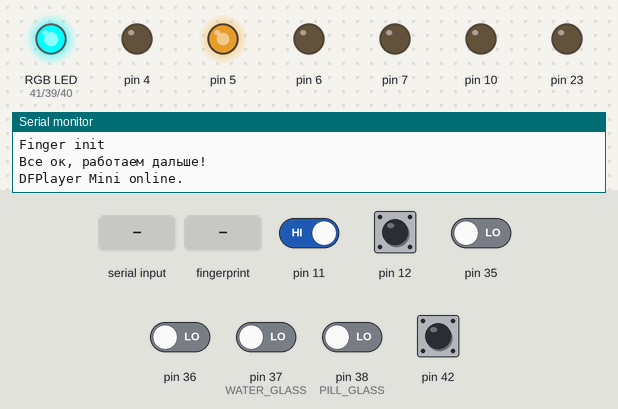
This sketch was run on a simulated Arduino Mega 2560, built with avr-gcc and run on an emulated ATmega2560. On the bench: an RGB LED mixed from three pins (HIGH = lit), output pins drawn as LEDs (lit = HIGH), the last lines printed to the serial monitor. The inputs (shaded band) are chosen by the test bench; at power-on: pin 11, pin 12, pin 42 HIGH, pin 35, pin 36, pin 37 (WATER_GLASS), pin 38 (PILL_GLASS) LOW. Dim RGB values are drawn brighter than linear; the audio player accepts every command and is not drawn.

Above: at 2.3 s.
2.4 s: pin 36 driven HIGH
At 3.6 s:
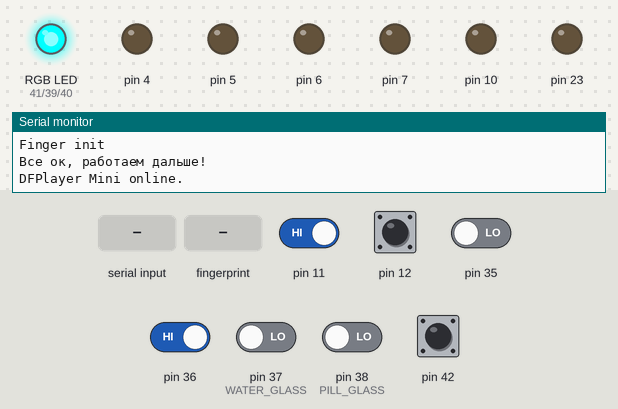
3.9 s: "L90\n" received over Serial
At 5.4 s:
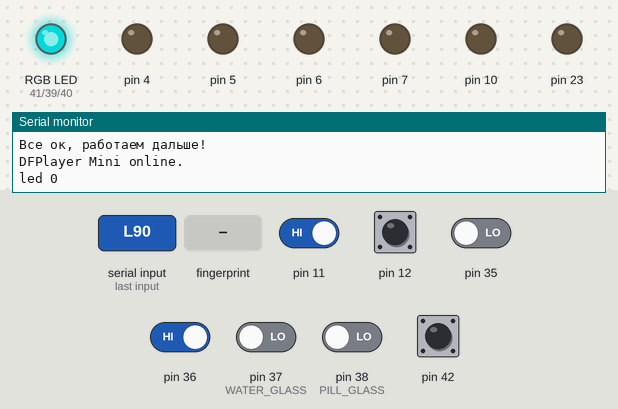
6.9 s: pin 12 pulled LOW for 0.15 s
At 8.3 s:
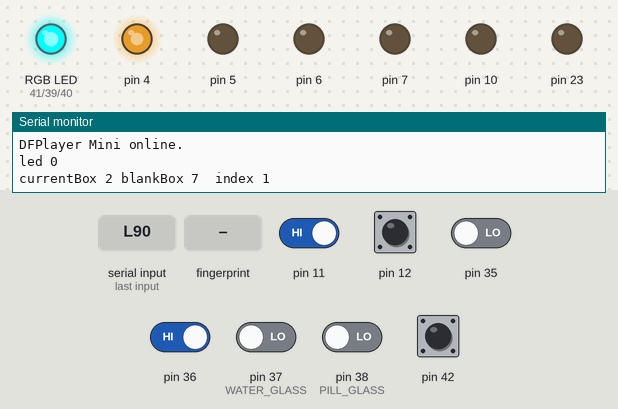
9.0 s: pin 42 pulled LOW for 0.15 s
At 10.8 s:
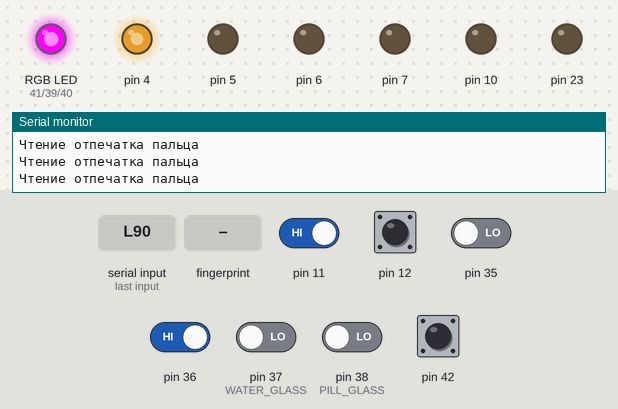
11.1 s: finger stored as number 1 placed on the sensor
At 13.9 s:
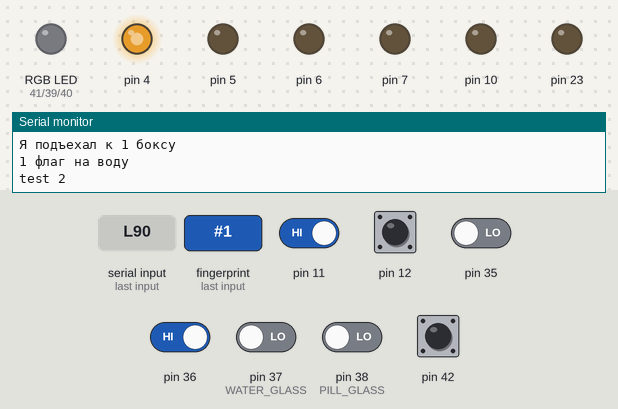
14.1 s: pin 11 driven LOW and pin 42 driven LOW
At 18.5 s:
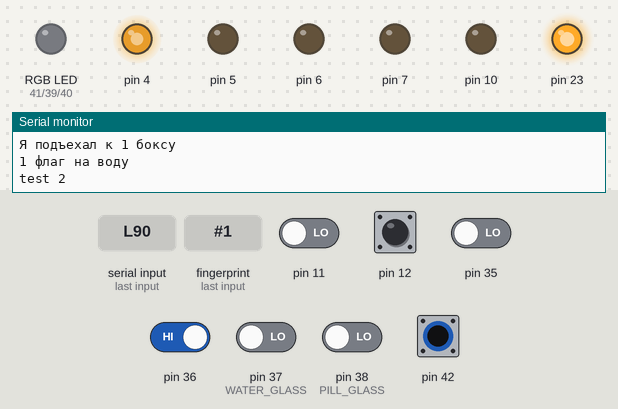
Timing chart, 0 to 35.1 s (numbered marks = the images above; inputs shaded):
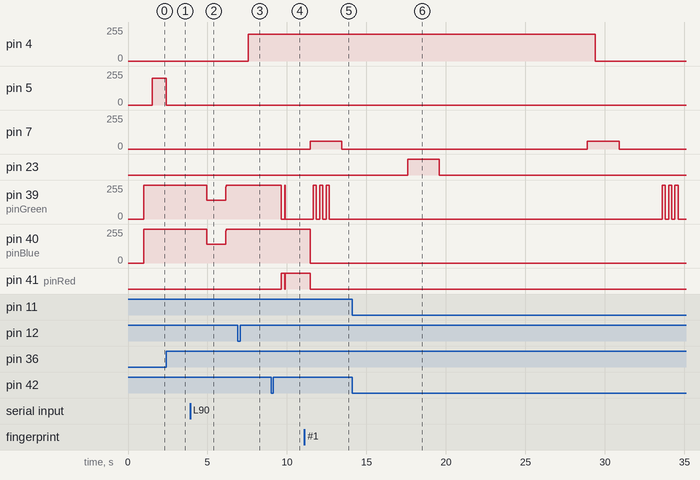

Measured:
- after the input at 2.4 s, pin 5: 200/255 → 0/255 at once
- after the input at 3.9 s, pin 39 (pinGreen), pin 40 (pinBlue): 255/255 → 140/255 after 1.0 s, → 255/255 1.2 s later
- after the input at 6.9 s, pin 4: 0/255 → 200/255 after 0.65 s
- after the input at 9.0 s, pin 39 (pinGreen): 255/255 → 0/255 after 0.65 s; pin 41 (pinRed): LOW → HIGH after 0.65 s, → LOW 0.20 s later, → HIGH 0.03 s later
- after the input at 11.1 s, pin 7: 0/255 → 60/255 after 0.36 s, → 0/255 2.0 s later; pin 39 (pinGreen): alternates 255/255 for 0.20 s and 0/255 for 0.20 s, 6 changes in all, then stays 0/255, starting after 0.55 s; pin 40 (pinBlue): 255/255 → 0/255 after 0.35 s; pin 41 (pinRed): HIGH → LOW after 0.35 s
- after the input at 14.1 s, pin 4: 200/255 → 0/255 after 15.3 s; pin 7: 0/255 → 60/255 after 14.8 s, → 0/255 2.0 s later; pin 23: LOW → HIGH after 3.5 s, → LOW 2.0 s later; pin 39 (pinGreen): alternates 255/255 for 0.20 s and 0/255 for 0.20 s, starting after 19.5 s; pin 40 (pinBlue): stops changing and stays 0/255

The sketch:

Proogramm_1.ino
```cpp
#include <Arduino.h>
#include <Servo.h>
Servo zip;

#include "defs.h"

// Подключаем mp3 плеер
#include "DFRobotDFPlayerMini.h"
DFRobotDFPlayerMini myDFPlayer;


// Подключение моторов
#include "MMotor.h"
MMotor baraban(BARABAN);
MMotor boxMotor(CASSETTE);
MMotor water(WATER);

// Подключаем кнопки
#include "GyverButton.h"
GButton mainBtn(42);     // Основная кнопка
GButton ROTATE_BTN(12);  // Кнопка поворота

// Подключение подсветки
#include "LED.h"
LED MainLED;  // Светодиоды главной кнопки

// Подключение датчика отпечатка пальца
#include "Finger.h"
Finger finger(&MainLED);

int currentID;

int value = 0, mode = 0, currentBox = 1, targetBox = 1, blankBox;
bool defaultColor = true, Ispour = false, clickFlag = false;
unsigned long defaultColorTimer, timer, waitTime, hueta, happyTime;

bool isWater = false, swWater = false, flagOK = false, giveWater = false;
bool isOther = false, pourAddedPills = false, withoutWater = false;
bool happyEnd = false, needZIP = false;

void GivePills(int index, bool secondCall = false, bool pourWater = true) {
  if (targetBox != index) {
    targetBox = index;
    baraban.rotate(index);
  } else secondCall = true;

  if (secondCall) {
    Ispour = false;

    if (pourWater) isWater = true;
    else isWater = false;
    Serial.println("Я подъехал к " + String(index) + " боксу");
    boxMotor.supply();
    hueta = millis();
    Serial.println(String(isWater) + " флаг на воду");
    boxMotor.setState_int(0);
  }
}
void getPills(bool flag = true) {
  if (!isPillGlass()) {
    myDFPlayer.playMp3Folder(NotGlassP);
    while (true) {
      digitalWrite(10, 1);
      if (isPillGlass()) break;
    }
    digitalWrite(10, 0);
  }
  needZIP = false;
  if (flag) {
    switch (mode) {
      case 1: GivePills(1); break;
      case 2: GivePills(2); break;
      case 3: GivePills(3); break;
    }
  } else {
    needZIP = true;
    GivePills(1, false, false);
  }
}

void endPills(bool IS_zip) {
  if (IS_zip) {
    zip.attach(ZIP_PIN);
    for (int i = ANGLE_UP; i > ANGLE_DOWN; --i){
      zip.write(i);
      delay(10);
    }
    for (int i = ANGLE_DOWN; i < ANGLE_UP; ++i){
      zip.write(i);
      delay(10);
    }
    zip.detach();
  }
  MainLED.blink(GREEN, true);
  // Возьмите стакан с зоны выдачи таблеток
  myDFPlayer.playMp3Folder(TakeGlassP);
  delay(4000);
  MainLED.off(true);
}


void setup() {
    Serial.begin(115200);

    MainLED.begin();
    pinMode(10, OUTPUT);
    finger.init();
    player_setup();

    water.begin();
    baraban.begin();
    boxMotor.begin();
  //  boxMotor.home();
    baraban.home();
}

void yield() {
  MainLED.tick();
}

void loop() {
  MainLED.tick();
  finger.scan();

  mainBtn.tick();
  ROTATE_BTN.tick();

  baraban.tick();
  boxMotor.tick();
  water.tick();

  if (defaultColor) MainLED.setColor(CYAN);

  currentID = finger.getID();

  if (currentID == 255) {
    myDFPlayer.playMp3Folder(UserWrong);
    finger.clearID();
  } else if (currentID == mode && clickFlag) {
    clickFlag = false;
    Serial.println(String(currentID) + "\t\t" + String(mode));
    getPills();
    finger.clearID();
  }
  if (pourAddedPills) {
    pourAddedPills = false;
    Ispour = true;
    getPills(false);
  }
  if (happyEnd) {
    happyEnd = false;
    endPills(needZIP);
  }

  if (baraban.getState() && Ispour) {
    if (!withoutWater) GivePills(targetBox, true);
    else GivePills(targetBox, true, false);
  }
  if (boxMotor.getState_int() == 1 && isWater) {
    isWater = false;
    Serial.println("test " + String(millis() - hueta));
    giveWater = true;
    boxMotor.setState_int(0);
  }

  if (boxMotor.getState_int() == 10 && giveWater) {
    giveWater = false;
    getWater();
    boxMotor.setState_int(0);
  }

  if (isOther) addedPills();

  if (Serial.available()) {
      String b = (String)Serial.readString();
      String command = b.substring(2, b.length()-1);

      if (b[0] == 'R') {
          Serial.print("rotate ");
          Serial.println(command);
          baraban.rotate(command.toInt());
      }
      if (b[0] == 'B') {
          Serial.print("get blank ");
          Serial.println(command);
          baraban.getBox(command.toInt());
      }
      if (b[0] == 'P') {
          Serial.print("take pills ");
          Serial.println(command);
          boxMotor.supply(command.toInt());
      }
      if (b[0] == 'L') {
          Serial.print("led ");
          if (command == "1") MainLED.blink(RED);
          if (command == "2") MainLED.setColor(BLUE);
          if (command == "3") MainLED.setColor(PURPLE);
          if (command == "4") MainLED.setColor(CYAN);
          if (command == "5") MainLED.setColor(WHITE);
          if (command == "6") MainLED.blink(GREEN);
          if (command == "0") MainLED.blink(None);
          Serial.println(command);
      }
      if (b[0] == 'F') {
          Serial.print("Finger " + String(command));
          if (command == "1") finger.setEvent(READ);
          if (command == "2") finger.setEvent(WRITE);
          if (command == "3") finger.setEvent(CLEAR);
      }
      if (b[0] == 'G') {
        Serial.println("Give pill of box " + String(command));
        GivePills(command.toInt());
        Ispour = true;
      }
  }

  if (mainBtn.isSingle()) {
    MainLED.setColor(PURPLE);
    delay(200);
    MainLED.setColor(CYAN);
    if (++mode > 3) mode = 1;
    Ispour = true;
    clickFlag = true;
    switch (mode) {
      case 1: myDFPlayer.playMp3Folder(Users1); break;
      case 2: myDFPlayer.playMp3Folder(Users2); break;
      case 3: myDFPlayer.playMp3Folder(Users3); break;
    }
    defaultColor = false;
    finger.setEvent(READ, mode);
  }
  if (mainBtn.isTriple()) {  // Запись отпечатка
    MainLED.blink(BLUE);
    defaultColor = false;
    finger.setEvent(WRITE);
  }
  if (mainBtn.isStep()) {    // Очистка базы данных
    value++;
    Serial.println(value);
    if (value == 10) {
      value = 0;
      finger.setEvent(CLEAR);
      defaultColor = false;
    }
  }


  if (ROTATE_BTN.isSingle()) baraban.switchBox(true);
  if (ROTATE_BTN.isDouble()) baraban.switchBox(false);
  if (ROTATE_BTN.isStep()) {
    value++;
    Serial.println(value);
    if (value == 5) {
      value = 0;
      boxMotor.fixStop();
    }
  }


}

void getWater() {
  bool SWW = false;
  // Если вам нужна вода, то нажмите на кнопку пока она мигает
  myDFPlayer.playMp3Folder(NeedWater);
  delay(4000);
  timer = millis();
  waitTime = millis();
  while (true) {
    if (millis() - waitTime > 400) {
      SWW = !SWW;
      waitTime = millis();
    }
    MainLED.setColor(SWW ? BLUE : None);
    if (millis() - timer >= delayNeedWater) break;
    if (!digitalRead(42)) {
      flagOK = true;
      delay(100);
      MainLED.off(true);
      break;
    }
  }
  if (flagOK) {
    if (!isWaterGlass()) {
      myDFPlayer.playMp3Folder(NotGlassW);
      while (true) {
        MainLED.setColor(PURPLE);
        if (isWaterGlass()) {
          delay(200);
          break;
        }
      }
    }
    MainLED.off();
    water.getWater();
    MainLED.blink(GREEN, true);
    // Возьмите стакан с зоны выдачи воды
    myDFPlayer.playMp3Folder(TakeGlassW);
    delay(4000);
    MainLED.off(true);
    isOther = true;
    flagOK = false;
  } else {
    isOther = true;
  }
  withoutWater = true;

}

void addedPills() {
  bool SWW = false;
  isOther = false;
  myDFPlayer.playMp3Folder(NeedPills1);
  delay(5000);

  timer = millis();
  waitTime = millis();
  while (true) {
    if (millis() - waitTime > 400) {
      SWW = !SWW;
      waitTime = millis();
    }
    MainLED.setColor(SWW ? BLUE : None);
    if (millis() - timer >= delayNeedPills) break;
    if (!digitalRead(42)) {
      flagOK = true;
      delay(150);
      MainLED.off(true);
      break;
    }
  }
  delay(100);
  if (flagOK) {
    pourAddedPills = true;
    flagOK = false;
  }
}

bool isPillGlass() {
  return !digitalRead(PILL_GLASS);
}

bool isWaterGlass() {
  return !digitalRead(WATER_GLASS);
}

void player_setup() {
  Serial2.begin(9600);  //Player_Serial

  if (!myDFPlayer.begin(Serial2)) {  //Use softwareSerial to communicate with mp3.
    Serial.println(F("Unable to begin:"));
    Serial.println(F("1.Please recheck the connection!"));
    Serial.println(F("2.Please insert the SD card!"));
  }
  Serial.println(F("DFPlayer Mini online."));

  myDFPlayer.volume(VOLUME);  //Set volume value. From 0 to 30
}
```

Finger.cpp
```cpp
//
// Created by Nikit on 22.08.2024.
//
#include <Arduino.h>
#include "Finger.h"
#include "Adafruit_Fingerprint.h"

#define FP_Serial Serial1
Adafruit_Fingerprint fp = Adafruit_Fingerprint(&FP_Serial);

Finger::Finger(LED* _led) {
  led = _led;
}

void Finger::init() {
  Serial.println("Finger init");
  fp.begin(57600);

  if (!fp.verifyPassword()) {
      Serial.println(F("Не найден датчик отпечатков пальцев :("));
      led->error(1);
  }
  Serial.println(F("Все ок, работаем дальше!"));

  fp.getTemplateCount();
  id = fp.templateCount + 1;

  led->setColor(CYAN);
}

void Finger::setEvent(State _state, int mode = 0)  {
  state = _state;

  switch(state) {
    case READ:
      if (mode == -1) scanComplite = true;
      else targetID = mode;
      scanLoop = true;
      readFlag = true;
      writeFlag = false;
      break;
    case WRITE:
      scanLoop = true;
      writeFlag = true;
      readFlag = false;
      break;
    case CLEAR:
      clearData();
      break;
  }
}

void Finger::scan() {
  if (!scanLoop) {
    return;
  }

  if (readFlag) {
    if (millis() - loopTime >= 10) {
      loopTime = millis();
      readFinger();
      // VAR_this_ID = getFingerprintID();
    }
  }
  if (writeFlag) {
    Serial.println(F("Сканер готов зарегистрировать отпечаток пальца!"));
    while (!  getFingerprintEnroll() );
    writeFlag = false;
  }

}

int Finger::getID() {
  return VAR_this_ID;
}
void Finger::clearID() {
  VAR_this_ID = 0;
}

void Finger::readFinger() {
  led->setColor(PURPLE);
  Serial.println(F("Чтение отпечатка пальца"));
  if (fp.getImage() == FINGERPRINT_OK) {
    if (fp.image2Tz() == FINGERPRINT_OK) {
      if (fp.fingerFastSearch() == FINGERPRINT_OK) {    //fingerSearch
        VAR_this_ID = fp.fingerID;
        led->off(true);
        if (VAR_this_ID == targetID or scanComplite) {
          scanComplite = false;
          Serial.println(F("Найдено совпадение по отпечатку!"));
          Serial.println("ID fp: " + String(VAR_this_ID));
          led->blink(GREEN);
        } else {
          Serial.println(F("NE Найдено совпадение по отпечатку!"));
          led->error(1);
          VAR_this_ID = -1;
        }
        scanLoop = false;
        readFlag = false;
        return;
      } else {
        led->off(true);
        scanLoop = false;
        readFlag = false;
        led->error(1);
        VAR_this_ID = -1;
        return;
      }
    }
  }
}

uint8_t Finger::getFingerprintID() {
  uint8_t p = fp.getImage();
  if (p == FINGERPRINT_OK) {

    p = fp.image2Tz();
    if(p == FINGERPRINT_OK) {

      scanLoop = false;
      readFlag = false;
      p = fp.fingerSearch();
      if (p == FINGERPRINT_OK) {

        Serial.print(F("Найденный идентификатор #")); Serial.print(fp.fingerID);
        Serial.print(F(" с уверенностью в ")); Serial.println(fp.confidence);
        led->blink(GREEN);
        return fp.fingerID;
      } else {
        led->error(1);
        return -1;
      }
    }
  } else {
    scanLoop = false;
    readFlag = false;
    Serial.println(F("Неопознанная ошибка"));
    led->error(2);
    return -1;
  }
}

//***************** Запись отпечатков в сканер ***************************

uint8_t Finger::getFingerprintEnroll() {
  int p = -1;
  Serial.print(F("Ожидание действительного пальца для регистрации в качестве #")); Serial.println(id);
  led->setColor(BLUE);
  while (p != FINGERPRINT_OK) {
     p = fp.getImage();
    switch (p) {
      case FINGERPRINT_OK:
        Serial.println(F("Изображение отпечатка снято"));
        led->setColor(BLUE);
        break;
      case FINGERPRINT_NOFINGER:
        Serial.print(".");
        break;
      case FINGERPRINT_PACKETRECIEVEERR:
        Serial.println(F("Ошибка связи"));
        led->error(2);
        break;
      case FINGERPRINT_IMAGEFAIL:
        Serial.println(F("Ошибка изображения"));
        led->error(2);
        break;
      default:
        Serial.println(F("Неопознанная ошибка"));
        led->error(2);
        break;
    }
  }

  // Успешно!

  p = fp.image2Tz(1);
  switch (p) {
    case FINGERPRINT_OK:
      Serial.println(F("Изображение преобразовано"));
      led->setColor(BLUE);
      break;
    case FINGERPRINT_IMAGEMESS:
      Serial.println(F("Изображение слишком нечеткое"));
      led->error(2);
      return p;
    case FINGERPRINT_PACKETRECIEVEERR:
      Serial.println(F("Ошибка связи"));
      led->error(2);
      return p;
    case FINGERPRINT_FEATUREFAIL:
      Serial.println(F("Не удалось найти признаки отпечатка пальца"));
      led->error(2);
      return p;
    case FINGERPRINT_INVALIDIMAGE:
      Serial.println(F("Не удалось найти признаки отпечатка пальца"));
      led->error(2);
      return p;
    default:
      Serial.println(F("Неопознанная ошибка"));
      led->error(2);
      return p;
  }

  Serial.println(F("Уберите палец со сканера"));
   p = 0;
  while (p != FINGERPRINT_OK) {
    p = fp.getImage();
  }
    p = -1;
    Serial.println(F("Снова приложите тот же палец"));
  while (p != FINGERPRINT_OK) {
    p = fp.getImage();
    switch (p) {
      case FINGERPRINT_OK:
        Serial.println(F("Сканированное изображение"));
        break;
      case FINGERPRINT_NOFINGER:
        led->setColor(WHITE);
        Serial.print(".");
        break;
      case FINGERPRINT_PACKETRECIEVEERR:
        Serial.println(F("Ошибка связи"));
        led->error(2);
        break;
      case FINGERPRINT_IMAGEFAIL:
        Serial.println(F("Ошибка изображения"));
        led->error(2);
        break;
      default:
        Serial.println(F("Неопознанная ошибка"));
        led->error(2);
        break;
    }
  }

  // Успешно!

  p = fp.image2Tz(2);
  switch (p) {
    case FINGERPRINT_OK:
      Serial.println(F("Изображение преобразовано"));
      break;
    case FINGERPRINT_IMAGEMESS:
      Serial.println(F("Изображение слишком нечеткое"));
      led->error(2);
      return p;
    case FINGERPRINT_PACKETRECIEVEERR:
      Serial.println(F("Ошибка связи"));
      led->error(2);
      return p;
    case FINGERPRINT_FEATUREFAIL:
      Serial.println(F("Не удалось найти признаки отпечатка пальца"));
      led->error(2);
      return p;
    case FINGERPRINT_INVALIDIMAGE:
      Serial.println(F("Не удалось найти признаки отпечатка пальца"));
      led->error(2);
      return p;
    default:
      Serial.println(F("Неопознанная ошибка"));
      led->error(2);
      return p;
  }

  // Успешно преобразовано!
  Serial.print(F("Создание модели для #"));  Serial.println(id);

  p = fp.createModel();
  if (p == FINGERPRINT_OK) {
    Serial.println(F("Отпечатки совпали!"));
    led->setColor(GREEN);
    delay(2000);
  } else if (p == FINGERPRINT_PACKETRECIEVEERR) {
    Serial.println(F("Ошибка связи"));
    led->error(2);
    return p;
  } else if (p == FINGERPRINT_ENROLLMISMATCH) {
    Serial.println(F("Отпечатки пальцев не совпали"));
    led->setColor(RED);
    delay(2000);
    return p;
  } else {
    Serial.println(F("Неопознанная ошибка"));
    led->error(2);
    return p;
  }


  p = fp.storeModel(id);
  if (p == FINGERPRINT_OK) {
    Serial.println(F("Сохранено!"));
    id++;
    led->setColor(BLUE);
  } else if (p == FINGERPRINT_PACKETRECIEVEERR) {
    Serial.println(F("Ошибка связи"));
    led->error(2);
    return p;
  } else if (p == FINGERPRINT_BADLOCATION) {
    Serial.println(F("Не удалось сохранить в этом месте"));
    led->error(2);
    return p;
  } else if (p == FINGERPRINT_FLASHERR) {
    Serial.println(F("Ошибка записи во flash"));
    led->error(2);
    return p;
  } else {
    Serial.println(F("Неопознанная ошибка"));
    led->error(2);
    return p;
  }
  p=-1;
  return true;
}

void Finger::clearData() {
  fp.emptyDatabase();
  led->blink(GREEN);
  id = 1;
  VAR_this_ID = 0;
}
```

Finger.h
```cpp
#include <stdint.h>
//
// Created by Nikit on 22.08.2024.
//

#ifndef MEDIBOX_FINGER_H
#define MEDIBOX_FINGER_H

#include "LED.h"

enum State {
  READ,
  WRITE,
  CLEAR
};


class Finger {
public:
    Finger(LED* _led);
    void init();
    void scan();

    void setEvent(State _state, int mode = 0);
    int getID();
    void clearID();
private:
    LED* led;
    State state;

    int targetID;

    bool scanLoop = false, readFlag = false, writeFlag = false;
    bool scanComplite = false;
    unsigned long tmr, loopTime;
    uint8_t id = 1; // Используемый ID (текущий)
    uint8_t VAR_this_ID = 0;  // номер ID, шаблон которого требуется сохранить/удалить

    // void writeFinger();
    void clearData();
    void readFinger();
    uint8_t getFingerprintID();
    uint8_t getFingerprintEnroll();
};


#endif //MEDIBOX_FINGER_H
```

LED.h
```cpp
//
// Created by Nikit on 22.08.2024.
//

#ifndef MEDIBOX_LED_H
#define MEDIBOX_LED_H

enum Color {
    RED,
    GREEN,
    BLUE,
    PURPLE,
    CYAN,
    WHITE,
    None
};


class LED {
public:
    LED();
    void begin();
    void tick();

    void setColor(Color _color);
    void off(bool stop = false);

    void click();
    void error(int state);
    void blink(Color _color, bool Loop = false);

private:
    Color color;
    int pinRed;
    int pinGreen;
    int pinBlue;

    unsigned long tmr;
    int stateError, count;

    bool ledLoopRunning = false, blinkLoop = false;
    bool clickFlag = false, errorFlag = false, blinkFlag = false, SW;
};


#endif //MEDIBOX_LED_H
```

Source omitted: LED.cpp (3496 bytes), MMotor.cpp (4924 bytes), MMotor.h (2117 bytes), defs.h (1822 bytes)
